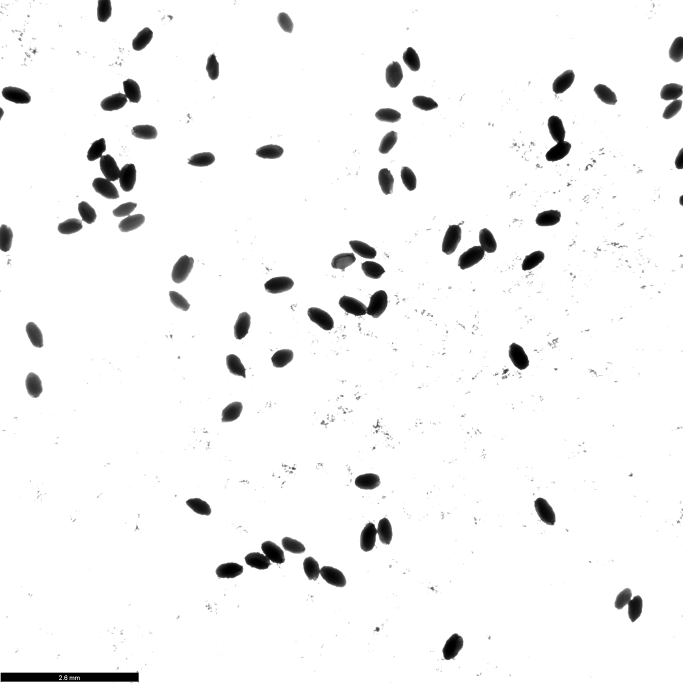
#> input picture example/VZ254 T1-10_BF_2_ch00.tif, 2048 x 2048 px (shown at 1/3 size)
$ python -i seeds.py   (imports and definitions only)   (older library calls are emulated)
#> lines starting #> are read from the running program, lines starting #| are printed output that depends on the picture; after the words box and inside, x2 and y2 are one past the last pixel; in counts of white or black regions, pixels touching at a corner belong together
from __future__ import annotations

import cv2
from dataclasses import dataclass
import numpy as np
import matplotlib.pyplot as plt

from config import (
    DEFAULT_BRIGHTFIELD_SUFFIX,
    DEFAULT_FLUORESCENT_SUFFIX,
)
from utils import plot_all


# [24 lines left out: function get_area_mass_target, not called in this run]


def mask_red_marker(
    image: np.ndarray,
    brightness_threshold: int | None = None,
) -> tuple[np.ndarray, int]:
    """Return a mask highlighting red marker seeds in an RGB image."""
    normalized_bright = normalize_seeds_bright(image)

    # Use LAB color space to separate the red marker
    lab = cv2.cvtColor(normalized_bright, cv2.COLOR_BGR2LAB)
    L, a, b = cv2.split(lab)

    # Threshold the L channel to get all the seeds
    if brightness_threshold is None:
        thr_L, seeds_mask = cv2.threshold(
            L, 0, 255, cv2.THRESH_BINARY | cv2.THRESH_OTSU
        )
    else:
        thr_L, seeds_mask = cv2.threshold(
            L, brightness_threshold, 255, cv2.THRESH_BINARY
        )

    kernel = cv2.getStructuringElement(cv2.MORPH_ELLIPSE, (3, 3))
    seeds_mask = cv2.morphologyEx(seeds_mask, cv2.MORPH_OPEN, kernel, 1)

    # threshold to obtain the non-marker seeds
    # if the image was inverted in colors in the normalization step,
    # then non marker seeds are very low in b channel, else, very high
    thr_marker, non_marker_mask = cv2.threshold(
        b, 15, 255, cv2.THRESH_BINARY_INV | cv2.THRESH_OTSU
    )

    # remove small areas from the non-marker mask, which can be noise
    num_labels, labels, stats, _ = cv2.connectedComponentsWithStats(
        non_marker_mask, connectivity=8
    )
    non_marker_mask = cv2.bitwise_and(
        non_marker_mask, seeds_mask
    )  # remove stray BG hits
    areas = stats[1:, cv2.CC_STAT_AREA]  # Exclude background
    if len(areas) > 0:
        area_mass_target = get_area_mass_target(areas)

        area_ratio = 0.2
        min_area = area_mass_target * area_ratio
        for i in range(1, num_labels):  # skip background
            if stats[i, cv2.CC_STAT_AREA] < min_area:
                non_marker_mask[labels == i] = 0

    # xor operation to get the marker seeds (red)
    marker = cv2.bitwise_xor(seeds_mask, non_marker_mask)

    # clean-up (little specks, gaps)
    marker = cv2.morphologyEx(marker, cv2.MORPH_OPEN, kernel, 1)

    # distance-transform: keep only pixels ≥ 2 px from any hole
    dist = cv2.distanceTransform(marker, cv2.DIST_L2, 5)
    core = (dist > 3).astype(np.uint8) * 255

    # restore original seed size
    kernel = cv2.getStructuringElement(cv2.MORPH_ELLIPSE, (3, 3))
    core = cv2.dilate(core, kernel, iterations=1)  # puts back ~1 px

    return core, thr_L


def normalize_seeds_bright(image: np.ndarray) -> np.ndarray:
    """Ensure seeds are always represented by high pixel values.

    This helper works for grayscale and color images. It returns a single
    channel image where the seeds are bright regardless of the original
    background intensity.
    """
    L_img = image.copy()

    # Flatten and find the mode (most common pixel value)
    pixels = L_img.flatten()
    mode_val = np.bincount(pixels).argmax()

    # If background is bright (mode > 127), seeds are dark: invert
    if mode_val > 127:
        normalized = cv2.bitwise_not(L_img)
    else:
        normalized = L_img

    return normalized


# [25 lines left out: function dt_threshold_from_median, not called in this run]


@dataclass
class ProcessImageResult:
    num_seeds: int
    brightness_threshold: int
    radial_threshold: float
    median_area: float


# [345 lines left out: functions process_seed_image, process_colorimetric_image, not called in this run]

>>> import cv2
>>> picture = cv2.imread('example/VZ254 T1-10_BF_2_ch00.tif')
#> picture is the input picture: shape (2048, 2048, 3); min 0, max 255, mean 244.3
>>> result = mask_red_marker(picture)
#> in normalize_seeds_bright, `mode_val = np.bincount(pixels).argmax()`: mode_val = 255
#> in normalize_seeds_bright, `normalized = cv2.bitwise_not(L_img)`:
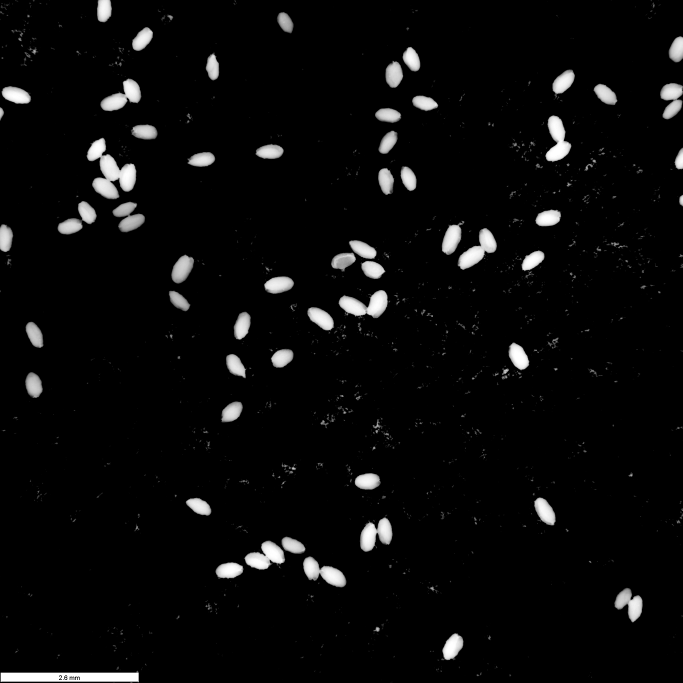
#> normalized: shape (2048, 2048, 3) (shown at 1/3 size); min 0, max 255, mean 10.7
#> in mask_red_marker, `thr_L, seeds_mask = cv2.threshold( L, 0, 255, cv2.THRESH_BINARY | cv2...`:
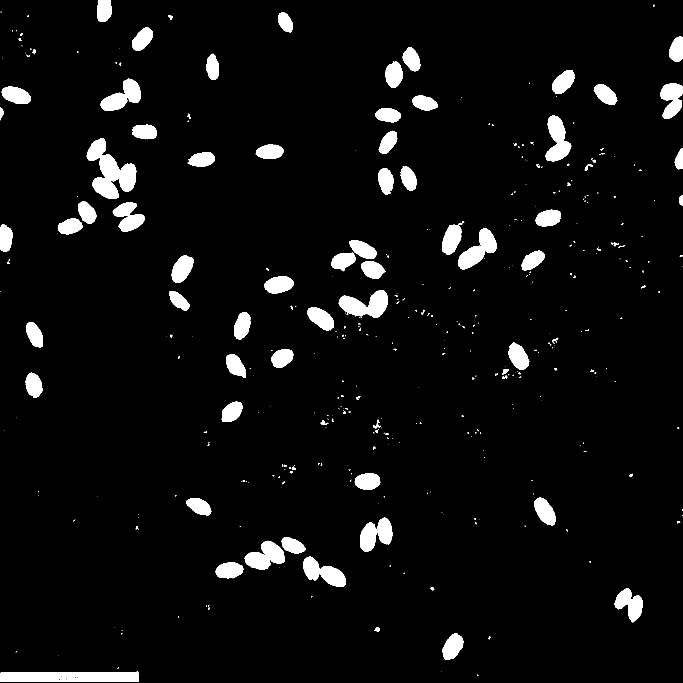
#> seeds_mask: shape (2048, 2048) (shown at 1/3 size); 5.1% white; 409 white regions (280 under 20 px), largest, box (x1, y1, x2, y2) and area: (260, 414, 409, 597) 12991, (2, 2018, 416, 2046) 10885, (1016, 870, 1163, 954) 7159
#> in mask_red_marker, `thr_L, seeds_mask = cv2.threshold( L, 0, 255, cv2.THRESH_BINARY | cv2...`: thr_L = 102
#> in mask_red_marker, `thr_marker, non_marker_mask = cv2.threshold( b, 15, 255, cv2.THRESH_BI..`: thr_marker = 0
#> in mask_red_marker, `num_labels, labels, stats, _ = cv2.connectedComponentsWithStats( non_m..`: num_labels = 1; stats = [[0, 0, 2048, 2048, 4194304]]
#> in mask_red_marker, `areas = stats[1:, cv2.CC_STAT_AREA]`: areas = empty array
#> in mask_red_marker, `dist = cv2.distanceTransform(marker, cv2.DIST_L2, 5)`:
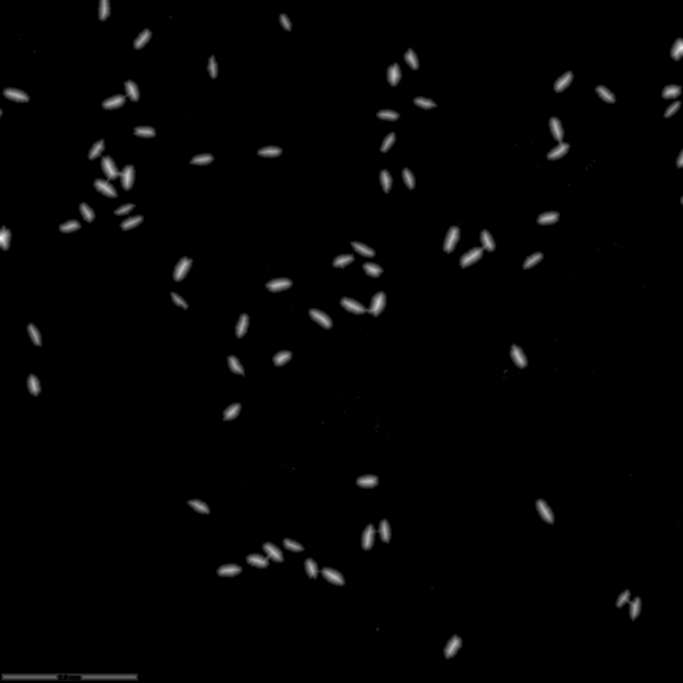
#> dist: shape (2048, 2048) float32 (shown at 1/3 size); min 0, max 32.59, mean 0.4; drawn with min black and max white
#> in mask_red_marker, `core = (dist > 3).astype(np.uint8) * 255`:
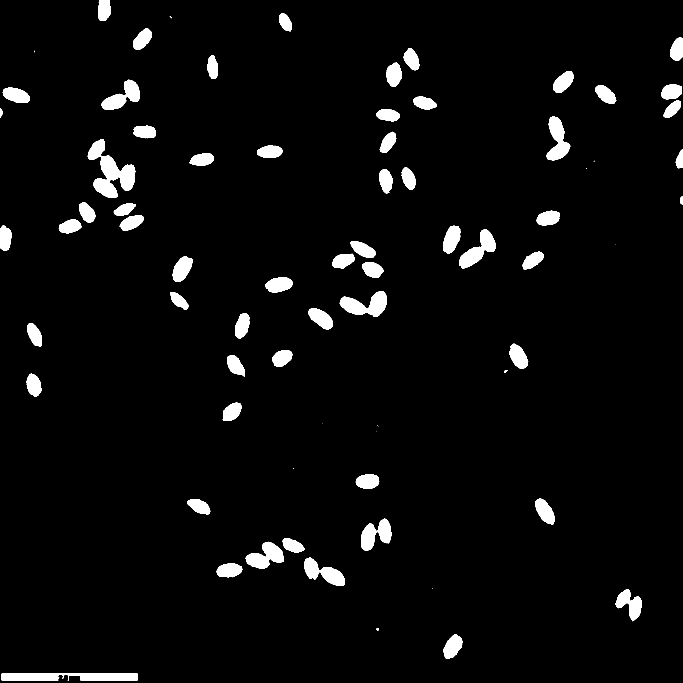
#> core: shape (2048, 2048) (shown at 1/3 size); 3.9% white; 73 white regions (10 under 20 px), largest, box (x1, y1, x2, y2) and area: (263, 417, 406, 594) 10787, (5, 2021, 413, 2041) 7218, (1019, 873, 1160, 951) 5965
#> in mask_red_marker, `core = cv2.dilate(core, kernel, iterations=1)`:
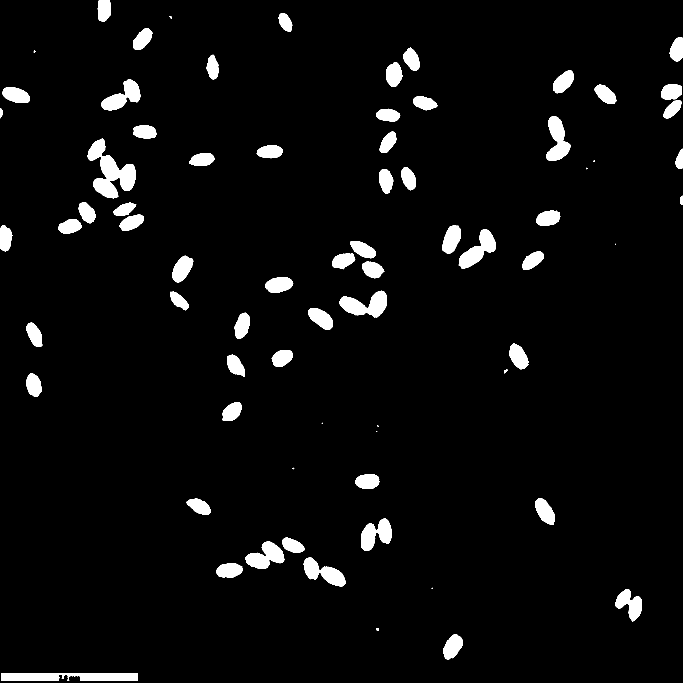
#> core: shape (2048, 2048) (shown at 1/3 size); 4.2% white; 73 white regions (8 under 20 px), largest, box (x1, y1, x2, y2) and area: (262, 416, 407, 595) 11479, (4, 2020, 414, 2042) 8144, (1018, 872, 1161, 952) 6329

$ run again, on example/VZ254 T1-2_BF_2_ch00.tif
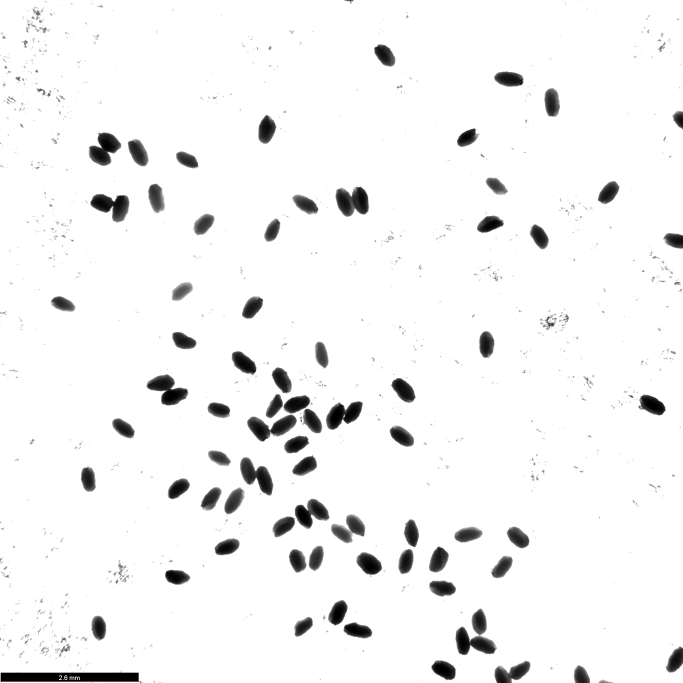
#> input picture example/VZ254 T1-2_BF_2_ch00.tif, 2048 x 2048 px (shown at 1/3 size)
#> picture is the input picture: shape (2048, 2048, 3); min 0, max 255, mean 243.1
#> mode_val = 255
#> lab: shape (2048, 2048, 3); mean of channels 0, 1, 2 12.2, 128, 128
#> a: shape (2048, 2048); every value is 128
#> in mask_red_marker, `thr_L, seeds_mask = cv2.threshold( L, 0, 255, cv2.THRESH_BINARY | cv2...`:
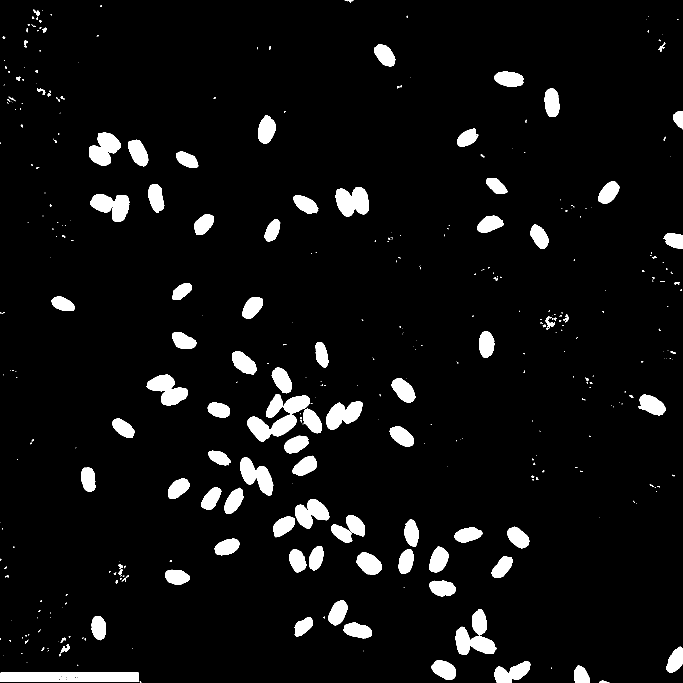
#> seeds_mask: shape (2048, 2048) (shown at 1/3 size); 5.7% white; 398 white regions (253 under 20 px), largest, box (x1, y1, x2, y2) and area: (2, 2018, 416, 2046) 10885, (1367, 1827, 1490, 1965) 8307, (1007, 561, 1106, 650) 6525
#> thr_L = 101
#> non_marker_mask: shape (2048, 2048); every value is 0
#> thr_marker = 0
#> labels: shape (2048, 2048) int32; every value is 0
#> num_labels = 1; stats = [[0, 0, 2048, 2048, 4194304]]
#> areas = empty array
#> in mask_red_marker, `core = cv2.dilate(core, kernel, iterations=1)`:
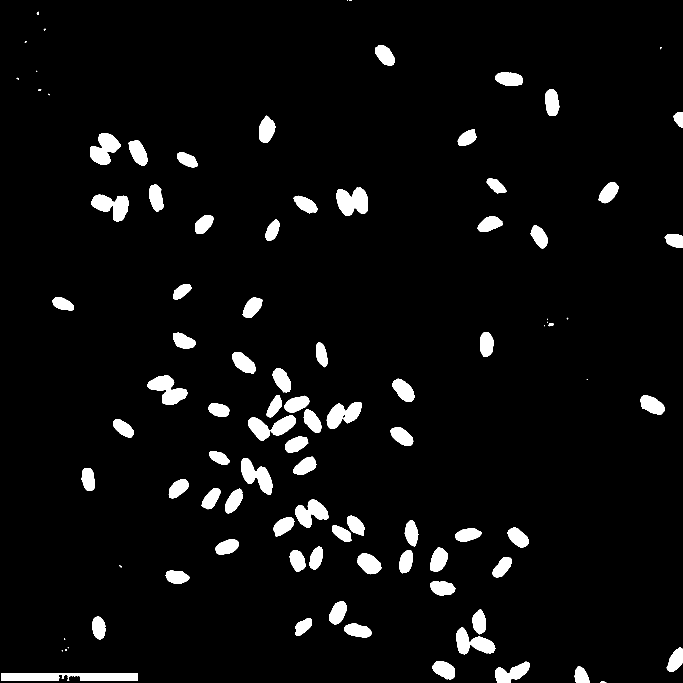
#> core: shape (2048, 2048) (shown at 1/3 size); 4.8% white; 97 white regions (16 under 20 px), largest, box (x1, y1, x2, y2) and area: (4, 2020, 414, 2042) 8144, (1009, 563, 1104, 648) 5821, (442, 1125, 562, 1214) 5455

$ run again, on example/VZ255 T1-2_BF_2_ch00.tif
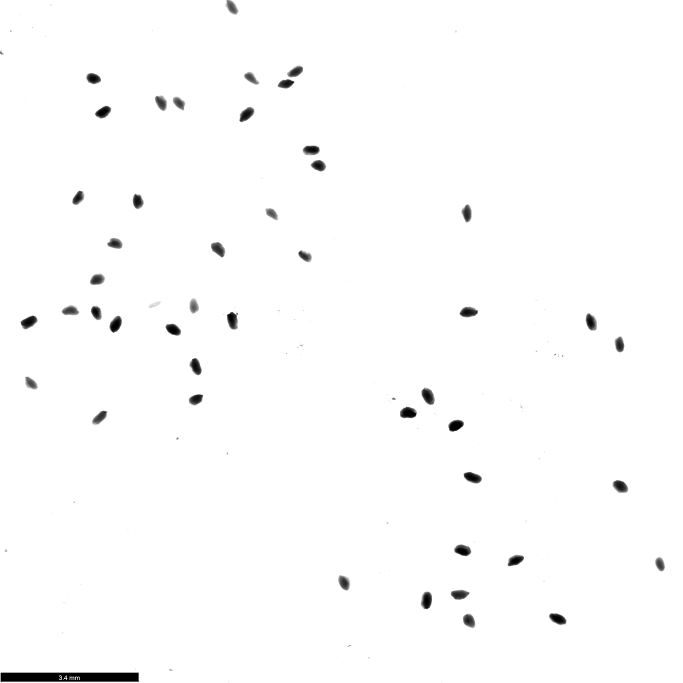
#> input picture example/VZ255 T1-2_BF_2_ch00.tif, 2048 x 2048 px (shown at 1/3 size)
#> picture is the input picture: shape (2048, 2048, 3); min 0, max 255, mean 252
#> mode_val = 255
#> lab: shape (2048, 2048, 3); mean of channels 0, 1, 2 3, 128, 128
#> a: shape (2048, 2048); every value is 128
#> in mask_red_marker, `thr_L, seeds_mask = cv2.threshold( L, 0, 255, cv2.THRESH_BINARY | cv2...`:
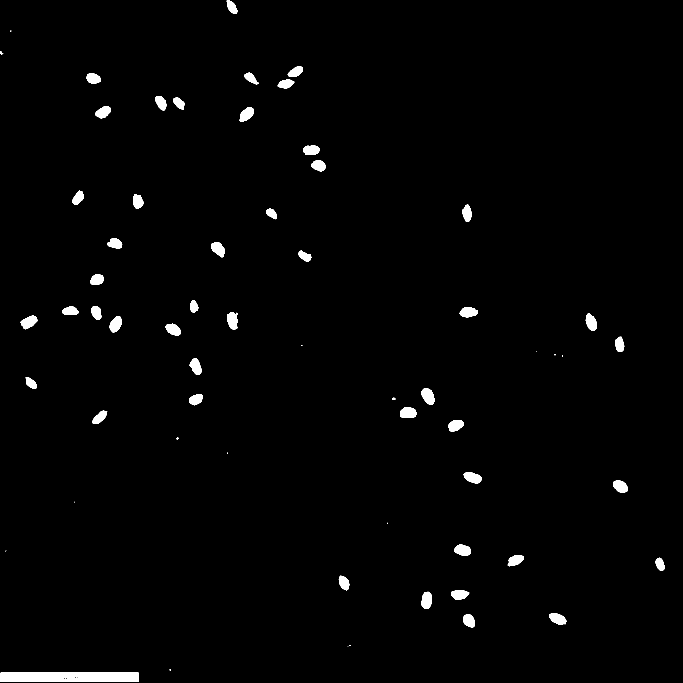
#> seeds_mask: shape (2048, 2048) (shown at 1/3 size); 1.4% white; 65 white regions (15 under 20 px), largest, box (x1, y1, x2, y2) and area: (2, 2018, 416, 2046) 10906, (1265, 1164, 1303, 1214) 1374, (1200, 1221, 1250, 1254) 1334
#> thr_L = 101
#> non_marker_mask: shape (2048, 2048); every value is 0
#> thr_marker = 0
#> labels: shape (2048, 2048) int32; every value is 0
#> num_labels = 1; stats = [[0, 0, 2048, 2048, 4194304]]
#> areas = empty array
#> in mask_red_marker, `core = cv2.dilate(core, kernel, iterations=1)`:
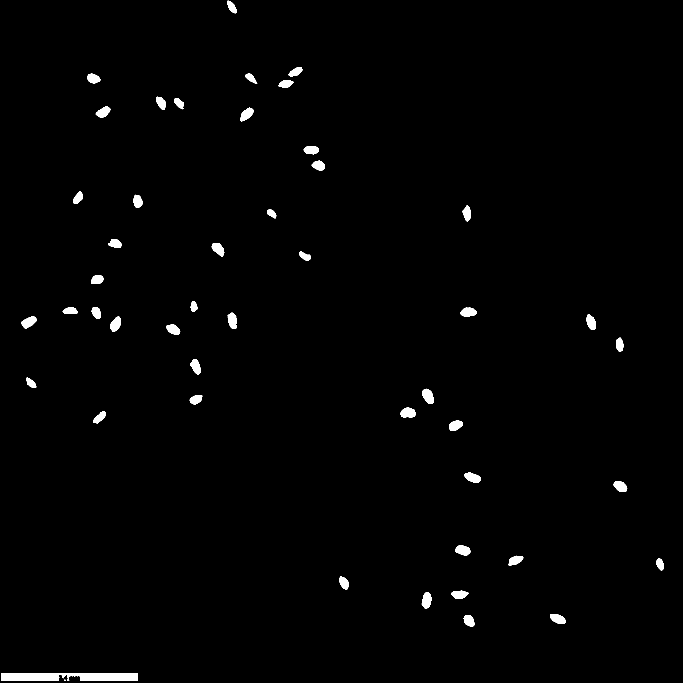
#> core: shape (2048, 2048) (shown at 1/3 size); 1.1% white; 48 white regions (1 under 20 px), largest, box (x1, y1, x2, y2) and area: (4, 2020, 414, 2042) 8174, (1267, 1166, 1301, 1212) 1113, (1202, 1223, 1248, 1252) 1074

$ run again, on example/VZ255 T1-3_BF_2_ch00.tif
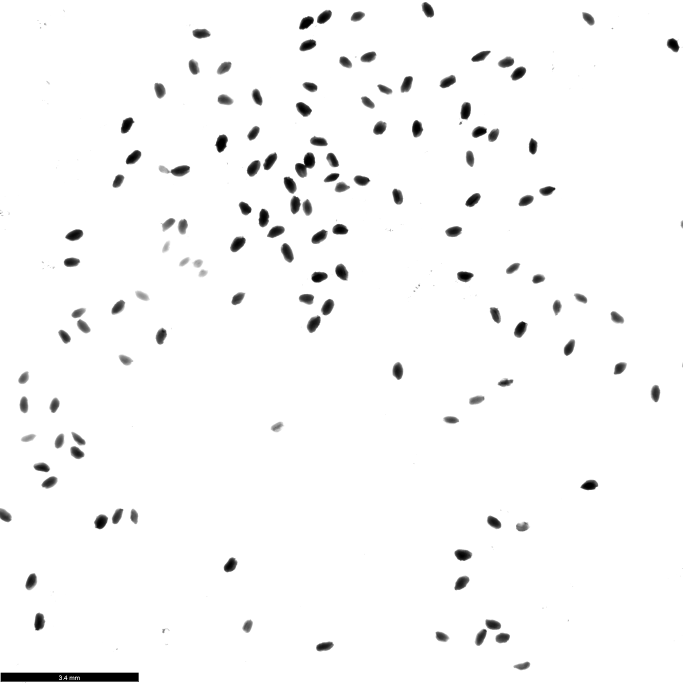
#> input picture example/VZ255 T1-3_BF_2_ch00.tif, 2048 x 2048 px (shown at 1/3 size)
#> picture is the input picture: shape (2048, 2048, 3); min 0, max 255, mean 248.5
#> mode_val = 255
#> lab: shape (2048, 2048, 3); mean of channels 0, 1, 2 6.7, 128, 128
#> a: shape (2048, 2048); every value is 128
#> in mask_red_marker, `thr_L, seeds_mask = cv2.threshold( L, 0, 255, cv2.THRESH_BINARY | cv2...`:
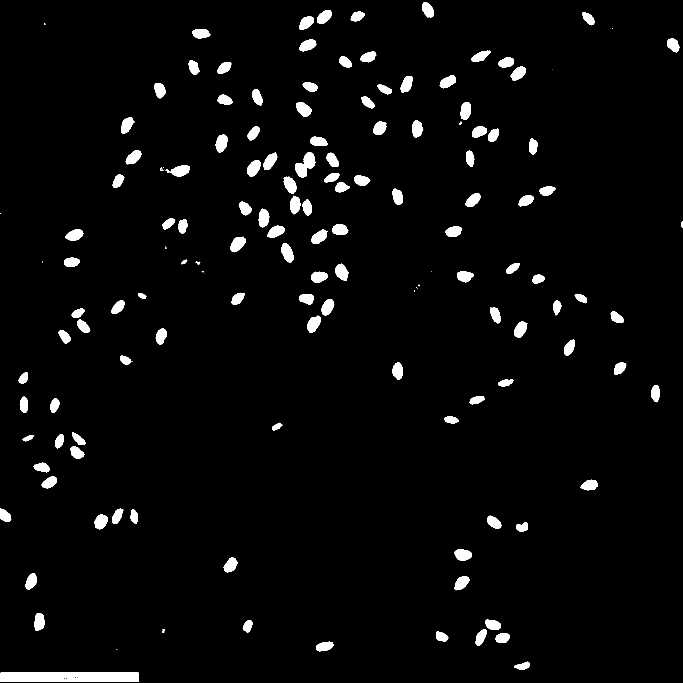
#> seeds_mask: shape (2048, 2048) (shown at 1/3 size); 3.3% white; 154 white regions (26 under 20 px), largest, box (x1, y1, x2, y2) and area: (2, 2018, 416, 2046) 10906, (885, 457, 946, 533) 2505, (843, 730, 881, 788) 1445
#> thr_L = 95
#> non_marker_mask: shape (2048, 2048); every value is 0
#> thr_marker = 0
#> labels: shape (2048, 2048) int32; every value is 0
#> num_labels = 1; stats = [[0, 0, 2048, 2048, 4194304]]
#> areas = empty array
#> in mask_red_marker, `core = cv2.dilate(core, kernel, iterations=1)`:
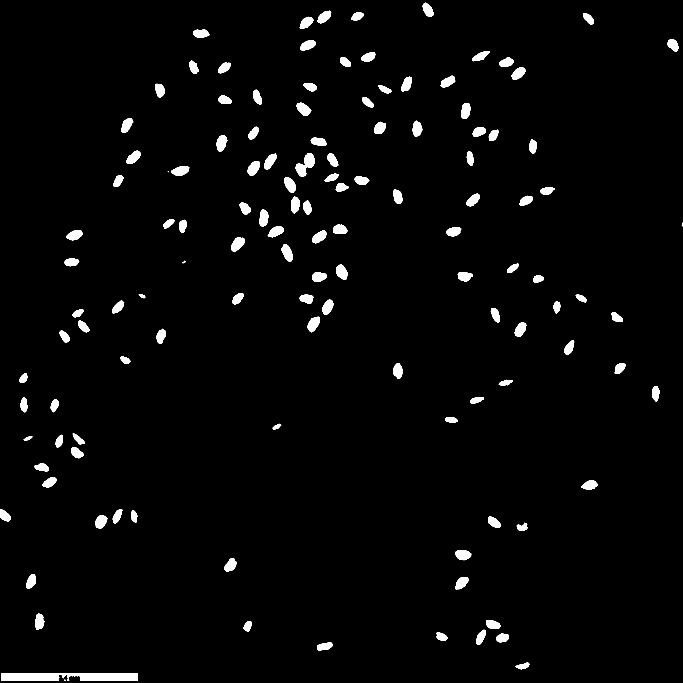
#> core: shape (2048, 2048) (shown at 1/3 size); 2.5% white; 126 white regions (2 under 20 px), largest, box (x1, y1, x2, y2) and area: (4, 2020, 414, 2042) 8174, (887, 459, 944, 531) 2049, (845, 732, 879, 786) 1164
